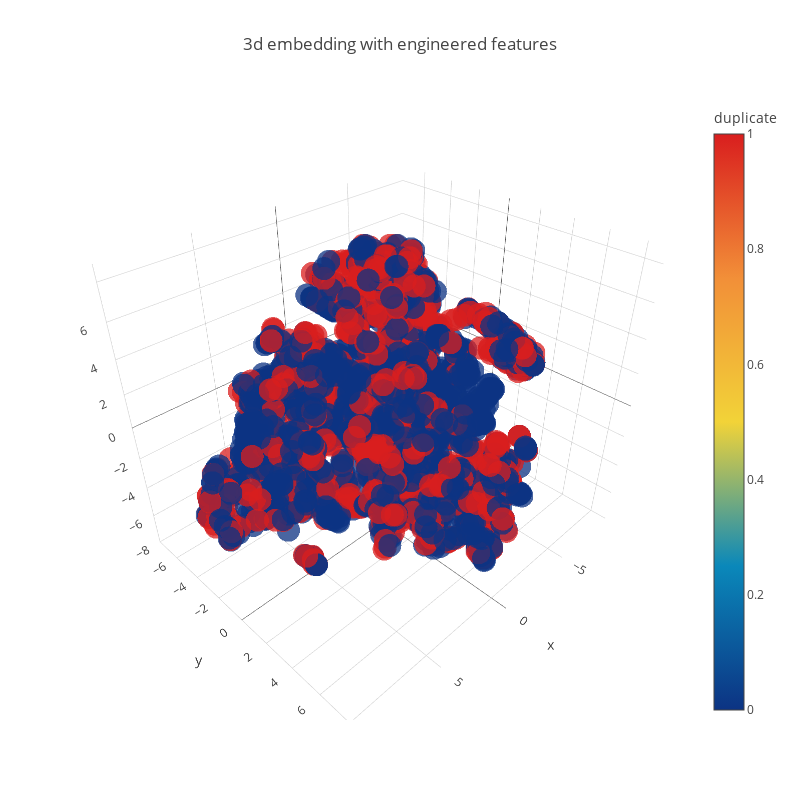

The cell this chart's notebook holds for it:
### Code cell
trace1 = go.Scatter3d(
    x=tsne[:,0],
    y=tsne[:,1],
    z=tsne[:,2],
    mode='markers',
    marker=dict(
        sizemode='diameter',
        color = y,
        colorscale = 'Portland',
        colorbar = dict(title = 'duplicate'),
        line=dict(color='rgb(255, 255, 255)'),
        opacity=0.75
    )
)

data=[trace1]
layout=dict(height=800, width=800, title='3d embedding with engineered features')
fig=dict(data=data, layout=layout)
py.iplot(fig, filename='3DBubble')

### Figure 1 — Plotly figure (JSON) as saved in the notebook; plotly's stock layout.template omitted (floating-point values rounded to 4 significant figures; data arrays with more than 128 entries replaced by an {"elided": "..."} marker saying what was removed)
{"data": [{"marker": {"color": {"elided": "3000 int values"}, "colorbar": {"title": "duplicate"}, "colorscale": "Portland", "line": {"color": "rgb(255, 255, 255)"}, "opacity": 0.75, "sizemode": "diameter"}, "mode": "markers", "type": "scatter3d", "x": {"elided": "3000 float values"}, "y": {"elided": "3000 float values"}, "z": {"elided": "3000 float values"}}], "layout": {"height": 800, "title": "3d embedding with engineered features", "width": 800}}
